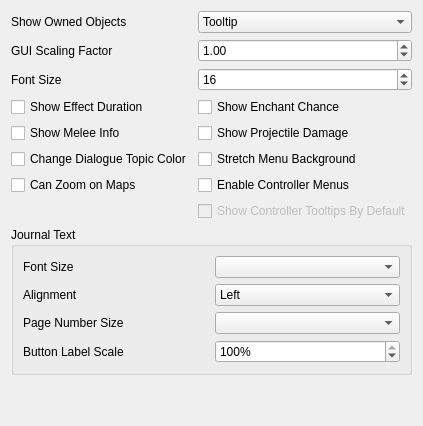
     <widget class="QWidget" name="Interface">
      <attribute name="title">
       <string>Interface</string>
      </attribute>
      <layout class="QVBoxLayout">
       <item>
        <layout class="QGridLayout" name="gridLayout">
         <item row="0" column="1">
          <widget class="QComboBox" name="showOwnedComboBox">
           <property name="currentIndex">
            <number>1</number>
           </property>
           <item>
            <property name="text">
             <string>Off</string>
            </property>
           </item>
           <item>
            <property name="text">
             <string>Tooltip</string>
            </property>
           </item>
           <item>
            <property name="text">
             <string>Crosshair</string>
            </property>
           </item>
           <item>
            <property name="text">
             <string>Tooltip and Crosshair</string>
            </property>
           </item>
          </widget>
         </item>
         <item row="1" column="1">
          <widget class="QDoubleSpinBox" name="scalingSpinBox">
           <property name="decimals">
            <number>2</number>
           </property>
           <property name="minimum">
            <double>0.500000000000000</double>
           </property>
           <property name="maximum">
            <double>8.000000000000000</double>
           </property>
           <property name="singleStep">
            <double>0.250000000000000</double>
           </property>
           <property name="value">
            <double>1.000000000000000</double>
           </property>
          </widget>
         </item>
         <item row="2" column="1">
          <widget class="QSpinBox" name="fontSizeSpinBox">
           <property name="minimum">
            <number>12</number>
           </property>
           <property name="maximum">
            <number>18</number>
           </property>
           <property name="singleStep">
            <number>1</number>
           </property>
           <property name="value">
            <number>16</number>
           </property>
          </widget>
         </item>
         <item row="1" column="0">
          <widget class="QLabel" name="scalingLabel">
           <property name="toolTip">
            <string>&lt;html&gt;&lt;head/&gt;&lt;body&gt;&lt;p&gt;This setting scales GUI windows. A value of 1.0 results in the normal scale.&lt;/p&gt;&lt;/body&gt;&lt;/html&gt;</string>
           </property>
           <property name="text">
            <string>GUI Scaling Factor</string>
           </property>
          </widget>
         </item>
         <item row="4" column="0">
          <widget class="QCheckBox" name="showEffectDurationCheckBox">
           <property name="toolTip">
            <string>&lt;html&gt;&lt;head/&gt;&lt;body&gt;&lt;p&gt;Show the remaining duration of magic effects and lights if this setting is true. The remaining duration is displayed in the tooltip by hovering over the magical effect. &lt;/p&gt;&lt;p&gt;The default value is false.&lt;/p&gt;&lt;/body&gt;&lt;/html&gt;</string>
           </property>
           <property name="text">
            <string>Show Effect Duration</string>
           </property>
          </widget>
         </item>
         <item row="6" column="0">
          <widget class="QCheckBox" name="changeDialogTopicsCheckBox">
           <property name="toolTip">
            <string>&lt;html&gt;&lt;head/&gt;&lt;body&gt;&lt;p&gt;If this setting is true, dialogue topics will have a different color if the topic is specific to the NPC you're talking to or the topic was previously seen. Color can be changed in settings.cfg.&lt;/p&gt;&lt;p&gt;The default value is false.&lt;/p&gt;&lt;/body&gt;&lt;/html&gt;</string>
           </property>
           <property name="text">
            <string>Change Dialogue Topic Color</string>
           </property>
          </widget>
         </item>
         <item row="2" column="0">
          <widget class="QLabel" name="fontSizeLabel">
           <property name="toolTip">
            <string>Size of characters in game texts.</string>
           </property>
           <property name="text">
            <string>Font Size</string>
           </property>
          </widget>
         </item>
         <item row="7" column="0">
          <widget class="QCheckBox" name="useZoomOnMapCheckBox">
           <property name="toolTip">
            <string>&lt;html&gt;&lt;head/&gt;&lt;body&gt;&lt;p&gt;Enable zooming on local and global maps.&lt;/p&gt;&lt;/body&gt;&lt;/html&gt;</string>
           </property>
           <property name="text">
            <string>Can Zoom on Maps</string>
           </property>
          </widget>
         </item>
         <item row="5" column="1">
          <widget class="QCheckBox" name="showProjectileDamageCheckBox">
           <property name="toolTip">
            <string>&lt;html&gt;&lt;head/&gt;&lt;body&gt;&lt;p&gt;If this setting is true, damage bonus of arrows and bolts will be shown on item tooltip.&lt;/p&gt;&lt;p&gt;The default value is false.&lt;/p&gt;&lt;/body&gt;&lt;/html&gt;</string>
           </property>
           <property name="text">
            <string>Show Projectile Damage</string>
           </property>
          </widget>
         </item>
         <item row="5" column="0">
          <widget class="QCheckBox" name="showMeleeInfoCheckBox">
           <property name="toolTip">
            <string>&lt;html&gt;&lt;head/&gt;&lt;body&gt;&lt;p&gt;If this setting is true, melee weapons reach and speed will be shown on item tooltip.&lt;/p&gt;&lt;p&gt;The default value is false.&lt;/p&gt;&lt;/body&gt;&lt;/html&gt;</string>
           </property>
           <property name="text">
            <string>Show Melee Info</string>
           </property>
          </widget>
         </item>
         <item row="6" column="1">
          <widget class="QCheckBox" name="stretchBackgroundCheckBox">
           <property name="toolTip">
            <string>&lt;html&gt;&lt;head/&gt;&lt;body&gt;&lt;p&gt;Stretch menus, load screens, etc. to the window aspect ratio.&lt;/p&gt;&lt;/body&gt;&lt;/html&gt;</string>
           </property>
           <property name="text">
            <string>Stretch Menu Background</string>
           </property>
          </widget>
         </item>
         <item row="7" column="1">
          <widget class="QCheckBox" name="controllerMenusCheckBox">
           <property name="toolTip">
            <string>&lt;html&gt;&lt;head/&gt;&lt;body&gt;&lt;p&gt;Make it easier to use game menus with a controller.&lt;/p&gt;&lt;/body&gt;&lt;/html&gt;</string>
           </property>
           <property name="text">
            <string>Enable Controller Menus</string>
           </property>
          </widget>
         </item>
         <item row="8" column="1">
          <widget class="QCheckBox" name="controllerMenuTooltipsCheckBox">
           <property name="enabled">
            <bool>false</bool>
           </property>
           <property name="toolTip">
            <string>&lt;html&gt;&lt;head/&gt;&lt;body&gt;&lt;p&gt;When using controller menus, make tooltips visible by default.&lt;/p&gt;&lt;/body&gt;&lt;/html&gt;</string>
           </property>
           <property name="text">
            <string>Show Controller Tooltips By Default</string>
           </property>
          </widget>
         </item>
         <item row="0" column="0">
          <widget class="QLabel" name="showOwnedLabel">
           <property name="text">
            <string>Show Owned Objects</string>
           </property>
          </widget>
         </item>
         <item row="4" column="1">
          <widget class="QCheckBox" name="showEnchantChanceCheckBox">
           <property name="toolTip">
            <string>&lt;html&gt;&lt;head/&gt;&lt;body&gt;&lt;p&gt;Whether or not the chance of success will be displayed in the enchanting menu.&lt;/p&gt;&lt;p&gt;The default value is false.&lt;/p&gt;&lt;/body&gt;&lt;/html&gt;</string>
           </property>
           <property name="text">
            <string>Show Enchant Chance</string>
           </property>
          </widget>
         </item>
        </layout>
       </item>
       <item>
        <widget class="QGroupBox" name="journalTypographyGroup">
         <property name="title">
          <string>Journal Text</string>
         </property>
         <layout class="QGridLayout" name="journalTypographyLayout">
          <item row="0" column="0">
           <widget class="QLabel" name="journalFontSizeLabel">
            <property name="text">
             <string>Font Size</string>
            </property>
            <property name="buddy">
             <cstring>journalFontSizeComboBox</cstring>
            </property>
           </widget>
          </item>
          <item row="0" column="1">
           <widget class="QComboBox" name="journalFontSizeComboBox">
            <property name="toolTip">
             <string>Size of journal entries, quest and topic text, quest/topic lists and the alphabetical index. Page numbers and button labels have separate size controls.</string>
            </property>
           </widget>
          </item>
          <item row="1" column="0">
           <widget class="QLabel" name="journalTextAlignmentLabel">
            <property name="text">
             <string>Alignment</string>
            </property>
            <property name="buddy">
             <cstring>journalTextAlignmentComboBox</cstring>
            </property>
           </widget>
          </item>
          <item row="1" column="1">
           <widget class="QComboBox" name="journalTextAlignmentComboBox">
            <property name="toolTip">
             <string>Alignment of journal prose. Justified text expands spaces on wrapped lines; the last line of each paragraph stays left aligned. Headings keep their original alignment.</string>
            </property>
            <item><property name="text"><string>Left</string></property></item>
            <item><property name="text"><string>Centred</string></property></item>
            <item><property name="text"><string>Right</string></property></item>
            <item><property name="text"><string>Justified</string></property></item>
           </widget>
          </item>
          <item row="2" column="0">
           <widget class="QLabel" name="journalPageNumberFontSizeLabel">
            <property name="text"><string>Page Number Size</string></property>
            <property name="buddy"><cstring>journalPageNumberFontSizeComboBox</cstring></property>
           </widget>
          </item>
          <item row="2" column="1">
           <widget class="QComboBox" name="journalPageNumberFontSizeComboBox">
            <property name="toolTip">
             <string>Font size of the journal page numbers. Use current layout preserves their original font height.</string>
            </property>
           </widget>
          </item>
          <item row="3" column="0">
           <widget class="QLabel" name="journalButtonScaleLabel">
            <property name="text"><string>Button Label Scale</string></property>
            <property name="buddy"><cstring>journalButtonScaleSpinBox</cstring></property>
           </widget>
          </item>
          <item row="3" column="1">
           <widget class="QSpinBox" name="journalButtonScaleSpinBox">
            <property name="toolTip">
             <string>Scale of the journal button artwork, including Options, Close, navigation and quest/topic controls. 100% is the original size; lower values make the labels smaller.</string>
            </property>
            <property name="suffix"><string>%</string></property>
            <property name="minimum"><number>50</number></property>
            <property name="maximum"><number>100</number></property>
            <property name="value"><number>100</number></property>
           </widget>
          </item>
         </layout>
        </widget>
       </item>
       <item>
        <spacer name="verticalSpacer_2">
         <property name="orientation">
          <enum>Qt::Vertical</enum>
         </property>
         <property name="sizeHint" stdset="0">
          <size>
           <width>20</width>
           <height>40</height>
          </size>
         </property>
        </spacer>
       </item>
      </layout>
     </widget>
